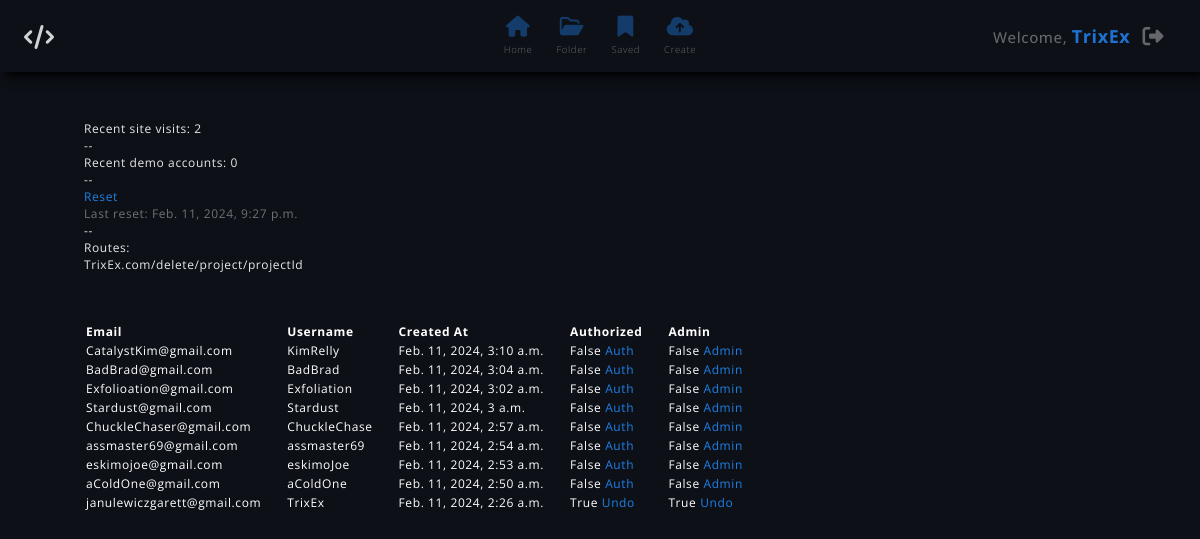
/TrixEx.com/admin (signed in), run on an earlier commit of the app's database.
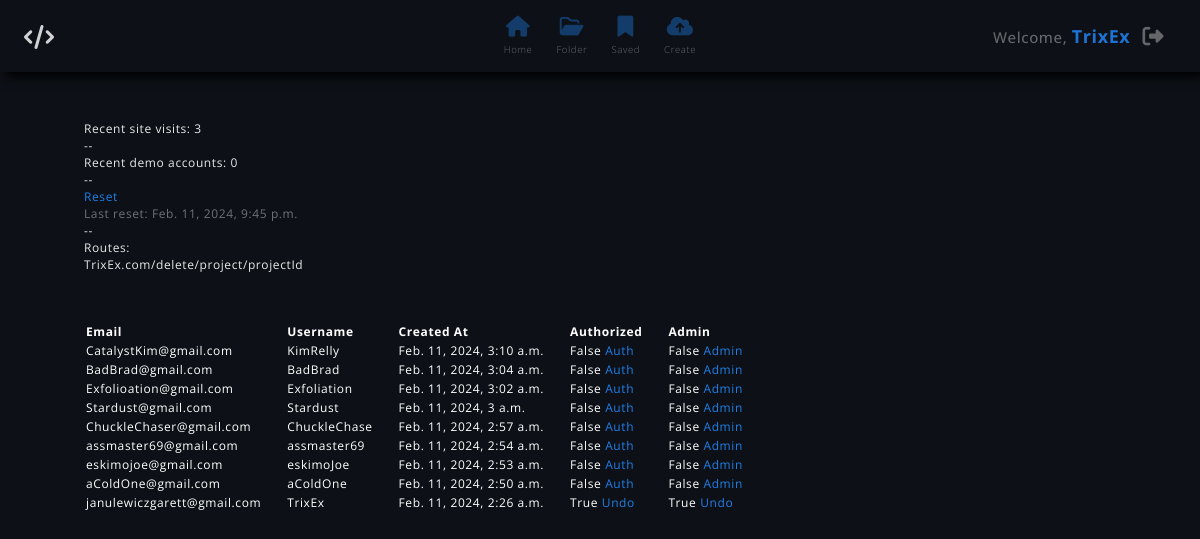
And on a later commit of the database.
### app/models.py (models this page shows)
class User(models.Model):
    email = models.EmailField()
    username = models.CharField(max_length=12)
    password = models.TextField()
    motto = models.TextField(default = 'Hi, welcome to my projects folder..')
    is_demo = models.BooleanField(default=False)
    is_admin = models.BooleanField(default=False)
    is_authorized = models.BooleanField(default=False)
    created_at = models.DateTimeField(auto_now_add=True)
    updated_at = models.DateTimeField(auto_now=True)
    following = models.ManyToManyField('self', symmetrical=False, related_name='followers')
    objects = UserManager()

class Stats(models.Model):
    recent_visits = models.IntegerField(default=0)
    recent_demos = models.IntegerField(default=0)
    updated_at = models.DateTimeField(auto_now=True)

### app/views.py (the view)
# urls.py: path('TrixEx.com/admin', views.admin),
def admin(request):
    user = User.objects.get(id=request.session['userId'])
    if not user.is_admin:
        return redirect('/TrixEx.com/logout')
    users = User.objects.filter(is_demo=0).order_by('-created_at')
    stats = Stats.objects.get(id=1)
    context = {
        'user' : user,
        'users' : users,
        'stats' : stats
    }
    return render(request, 'admin.html', context)

### app/templates/admin.html (shortened to what this page needs)
<!DOCTYPE html>
<html lang="en">
<head>
    {% load static %}
    <link rel="stylesheet" href="https://use.fontawesome.com/releases/v6.2.1/css/all.css">
    <link rel="stylesheet" href="{% static 'css/global.css' %}">
    <link rel="stylesheet" href="{% static 'css/admin.css' %}">
</head>
<body onload="getProjects()">
    <div class="nav">
        <a href="/TrixEx.com/home" class="logo">
            <i class="fa-solid fa-code"></i>
        </a>
        <div class="icons">
            <a href="/TrixEx.com/home" class="icon">
                <i class="fa-solid fa-house"></i>
                <p class="">Home</p>
            </a>
            <a href="/TrixEx.com/folder{{user.id}}/{{user.username}}" class="icon">
                <i class="fa-regular fa-folder-open"></i>
                <p>Folder</p>
            </a>
            <a href="/TrixEx.com/bookmarks" class="icon">
                <i class="fa-solid fa-bookmark"></i>
                <p>Saved</p>
            </a>
            <a href="/TrixEx.com/create" class="icon">
                <i class="fa-solid fa-cloud-arrow-up"></i>
                <p>Create</p>
            </a>
        </div>
        <div class="username">
            <p class="welcome"><span class="dark">Welcome,</span> <a
                    href="/TrixEx.com/folder{{user.id}}/{{user.username}}" class="blue">{{user.username}}</a></p>
            <a href="/TrixEx.com/logout" class="icon">
                <i class="fa-solid fa-right-from-bracket"></i>
            </a>
        </div>
    </div>
    <div class="stats">
        <p>Recent site visits: {{stats.recent_visits}}</p>
        <p>--</p>
        <p>Recent demo accounts: {{stats.recent_demos}}</p>
        <p>--</p>
        <a class="blue" href="/TrixEx.com/admin/reset">Reset</a>
        <p class="dark">Last reset: {{stats.updated_at}}</p>
        <p>--</p>
        <p>Routes:</p>
        <p>TrixEx.com/delete/project/projectId</p>
    </div>
    <table>
        <thead>
            <th>Email</th>
            <th>Username</th>
            <th>Created At</th>
            <th>Authorized</th>
            <th>Admin</th>
        </thead>
        <tbody>
            {% for existing_user in users %}
            <tr>
                <td>{{existing_user.email}}</td>
                <td>{{existing_user.username}}</td>
                <td>{{existing_user.created_at}}</td>
                {% if existing_user.is_authorized == 0 %}
                <td>{{existing_user.is_authorized}} <a href="/TrixEx.com/toggle/auth/{{existing_user.id}}" class="blue">Auth</a></td>
                {% endif %}
                {% if existing_user.is_authorized == 1 %}
                <td>{{existing_user.is_authorized}} <a href="/TrixEx.com/toggle/auth/{{existing_user.id}}" class="blue">Undo</a></td>
                {% endif %}
                {% if existing_user.is_admin == 0 %}
                <td>{{existing_user.is_admin}} <a href="/TrixEx.com/toggle/admin/{{existing_user.id}}" class="blue">Admin</a></td>
                {% endif %}
                {% if existing_user.is_admin == 1 %}
                <td>{{existing_user.is_admin}} <a href="/TrixEx.com/toggle/admin/{{existing_user.id}}" class="blue">Undo</a></td>
                {% endif %}
            </tr>
            {% endfor %}
        </tbody>
    </table>
</body>
</html>

### app/static/css/global.css (style rules this page uses)
* { padding: 0; margin: 0; }
html { font-size: 1vw; }
body { position: relative; top: 0; left: 0; min-height: 100vh; background-color: #0d1117; font-family: 'Open Sans', sans-serif; font-weight: 400; overflow-x: hidden; letter-spacing: 0.05vw; }
p { color: #ffffff; opacity: 90%; }
a { color: #ffffff; opacity: 90%; text-decoration: none; }
i { color: #ffffff; opacity: 90%; }
.dark { opacity: 0.4; }
.blue { color: #218bff; }
.nav { position: fixed; top: 0; left: 0; z-index: 1; display: flex; align-items: center; width: 100vw; height: 6vw; box-shadow: 5px 5px 10px black; background-color: #0d1117; }
.nav .logo { font-size: 2rem; margin-left: 2vw; }
.nav .icons { position: absolute; top: 50%; left: 50%; transform: translate(-50%, -50%); display: flex; gap: 2vw; font-weight: 300; }
.nav .icon { display: flex; flex-direction: column; align-items: center; justify-content: center; }
.nav .icon i { font-size: 1.75rem; margin-bottom: 0.5vw; color: #218bff; opacity: 0.4; }
.nav .icon p { font-size: 0.8rem; opacity: 0.4; }
.nav .username { position: absolute; display: flex; align-items: center; right: 2vw; display: flex; }
.nav .welcome { margin-right: 1vw; font-size: 1.25rem; font-weight: 500; }
.nav .welcome a { font-size: 1.5rem; font-weight: 700; }
.nav .username i { color: #ffffff; opacity: 0.4; }
.nav .fa-right-from-bracket { margin-top: 0.5vw; margin-right: 1vw; }

### app/static/css/admin.css (style rules this page uses)
.stats { margin-top: 10vw; padding-left: 7vw; }
table { padding-left: 5vw; color: white; margin-top: 4vw; margin-bottom: 5vw; }
th { text-align: left; padding-left: 2vw; }
td { padding-left: 2vw; }

What changed in the data, as far as the page shows it:
changed Stats: recent_visits "2" → "3"; updated_at "Feb. 11, 2024, 9:27 p.m." → "Feb. 11, 2024, 9:45 p.m."
